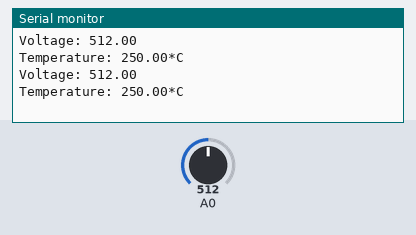
Recording of a sketch running on a simulated Arduino Uno, built with avr-gcc and run on an emulated ATmega328P. Shown: the last lines printed to the serial monitor. The test bench sets the inputs (shaded band); at power-on: A0 = 512.

Above: at 10.8 s.
10.9 s: A0 set to 716
At 20.7 s:
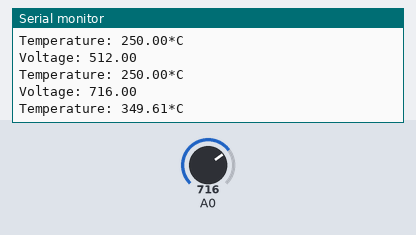
20.9 s: A0 set to 900
At 31.1 s:
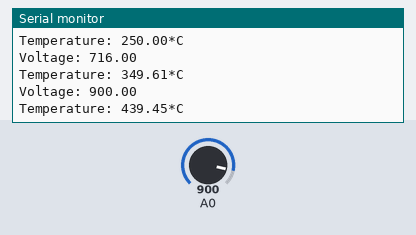
Timing chart, 0 to 32.6 s (numbered marks = the images above; inputs shaded):
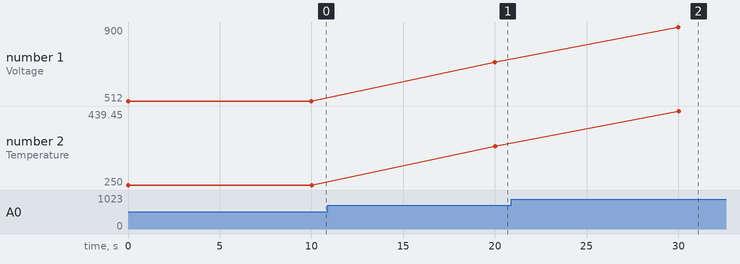

The sketch:

temp_test.ino
```cpp
float temp;

void setup() {
  // put your setup code here, to run once:
  Serial.begin(9600);
}

void loop() {
  // put your main code here, to run repeatedly:
  temp = analogRead(A0);
  Serial.print("Voltage: ");Serial.print(temp);
  Serial.println();
  temp = temp * 0.48828125;
  Serial.print("Temperature: ");Serial.print(temp);Serial.print("*C");
  Serial.println();
  Serial.println();
  delay(10000);
}
```

Measured:
- after the input at 10.9 s, the serial monitor: prints a new line after 9.1 s (image 1)
- after the input at 20.9 s, the serial monitor: prints a new line after 9.1 s (image 2)
- plotted number 1: 512 → 716 after the input at 10.9 s, 716 → 900 after the input at 20.9 s
- plotted number 2: 250 → 349.61 after the input at 10.9 s, 349.61 → 439.45 after the input at 20.9 s
